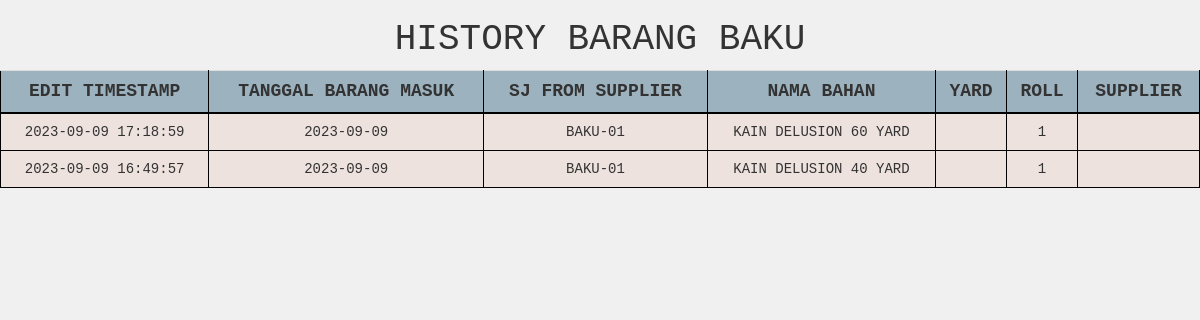
The app's page /produksi/barangbaku/barangbaku_history.php (signed in), older data.
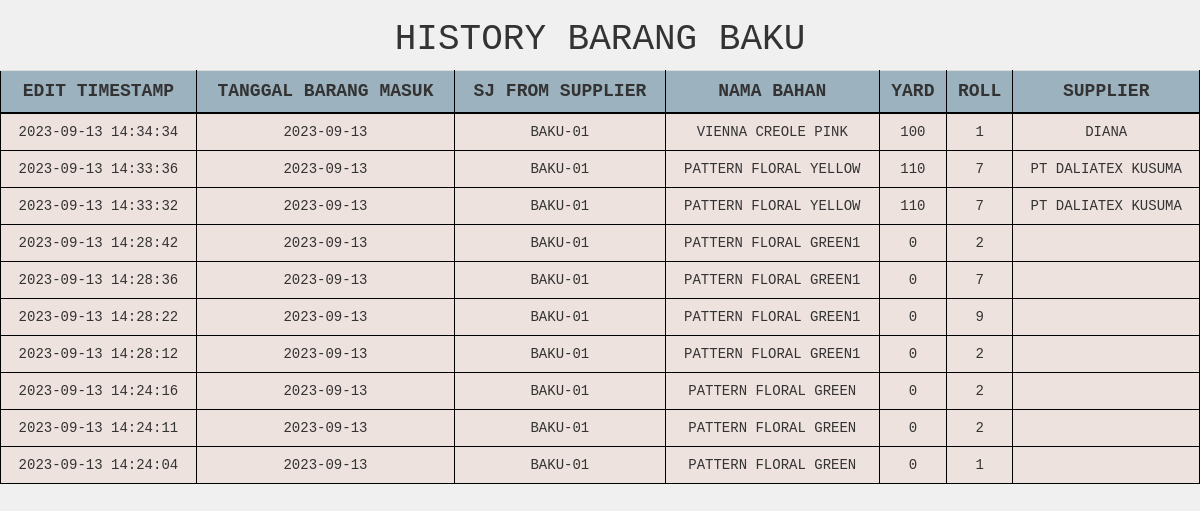
The same page, newer data.
### tables this page shows
CREATE TABLE `barangbaku_history` (
  `id` int(25) NOT NULL,
  `idbarang_baku` int(25) NOT NULL,
  `tgl_brg_masuk` date NOT NULL,
  `sj_from_vendor` varchar(255) NOT NULL,
  `nama` varchar(255) NOT NULL,
  `inyard` int(255) NOT NULL,
  `stock` int(255) NOT NULL,
  `supplier` varchar(255) NOT NULL,
  `edit_timestamp` timestamp NOT NULL DEFAULT current_timestamp()
);

### produksi/barangbaku/barangbaku_history.php (the view, shortened to what this page needs)
<?php
$servername = "localhost";
$username = "root";
$password = "";
$dbname = "gudangjenna";
$conn = mysqli_connect($servername, $username, $password, $dbname);
$sql = "SELECT * FROM barangbaku_history ORDER BY edit_timestamp DESC";
$result = mysqli_query($conn, $sql);
?>
<!DOCTYPE html>
<html>
<head>
    <link href="../../vendor/css/bootstrap/bootstrap.min.css" rel="stylesheet">
    <link href="../../vendor/css/bootstrap/bootstrap.css" rel="stylesheet">
    <link href="../../vendor/font-awesome/css/font-awesome.min.css" rel="stylesheet" type="text/css">
    <link href="../../css/tabel.css" rel="stylesheet">
</head>
<body>
    <h1 style="text-align: center;">History Barang Baku</h1>
    <table class="table table-hover">
        <tr>
            <th>Edit Timestamp</th>
            <th scope="col">Tanggal Barang Masuk</th>
            <th scope="col">SJ From Supplier</th>
            <th scope="col">Nama Bahan</th>
            <th scope="col">Yard</th>
            <th scope="col">Roll</th>
            <th scope="col">Supplier</th>
        </tr>
        <?php
        while ($row = mysqli_fetch_assoc($result)) {
            echo "<tr>";
            echo "<td>" . $row['edit_timestamp'] . "</td>";
            echo "<td>" . $row['tgl_brg_masuk'] . "</td>";
            echo "<td>" . $row['sj_from_vendor'] . "</td>";
            echo "<td>" . $row['nama'] . "</td>";
            echo "<td>" . $row['inyard'] . "</td>";
            echo "<td>" . $row['stock'] . "</td>";
            echo "<td>" . $row['supplier'] . "</td>";
            echo "</tr>";
        }
        ?>
    </table>
</body>
</html>

Row changes from the older to the newer data that the page shows:
removed barangbaku_history: edit_timestamp "2023-09-09 17:18:59", tgl_brg_masuk "2023-09-09", sj_from_vendor "BAKU-01", nama "KAIN DELUSION 60 YARD", stock "1"
removed barangbaku_history: edit_timestamp "2023-09-09 16:49:57", tgl_brg_masuk "2023-09-09", sj_from_vendor "BAKU-01", nama "KAIN DELUSION 40 YARD", stock "1"
added barangbaku_history: edit_timestamp "2023-09-13 14:34:34", tgl_brg_masuk "2023-09-13", sj_from_vendor "BAKU-01", nama "VIENNA CREOLE PINK", inyard "100", stock "1", supplier "DIANA"
added barangbaku_history: edit_timestamp "2023-09-13 14:33:36", tgl_brg_masuk "2023-09-13", sj_from_vendor "BAKU-01", nama "PATTERN FLORAL YELLOW", inyard "110", stock "7", supplier "PT DALIATEX KUSUMA"
added barangbaku_history: edit_timestamp "2023-09-13 14:33:32", tgl_brg_masuk "2023-09-13", sj_from_vendor "BAKU-01", nama "PATTERN FLORAL YELLOW", inyard "110", stock "7", supplier "PT DALIATEX KUSUMA"
added barangbaku_history: edit_timestamp "2023-09-13 14:28:42", tgl_brg_masuk "2023-09-13", sj_from_vendor "BAKU-01", nama "PATTERN FLORAL GREEN1", inyard "0", stock "2"
added barangbaku_history: edit_timestamp "2023-09-13 14:28:36", tgl_brg_masuk "2023-09-13", sj_from_vendor "BAKU-01", nama "PATTERN FLORAL GREEN1", inyard "0", stock "7"
added barangbaku_history: edit_timestamp "2023-09-13 14:28:22", tgl_brg_masuk "2023-09-13", sj_from_vendor "BAKU-01", nama "PATTERN FLORAL GREEN1", inyard "0", stock "9"
added barangbaku_history: edit_timestamp "2023-09-13 14:28:12", tgl_brg_masuk "2023-09-13", sj_from_vendor "BAKU-01", nama "PATTERN FLORAL GREEN1", inyard "0", stock "2"
added barangbaku_history: edit_timestamp "2023-09-13 14:24:16", tgl_brg_masuk "2023-09-13", sj_from_vendor "BAKU-01", nama "PATTERN FLORAL GREEN", inyard "0", stock "2"
added barangbaku_history: edit_timestamp "2023-09-13 14:24:11", tgl_brg_masuk "2023-09-13", sj_from_vendor "BAKU-01", nama "PATTERN FLORAL GREEN", inyard "0", stock "2"
added barangbaku_history: edit_timestamp "2023-09-13 14:24:04", tgl_brg_masuk "2023-09-13", sj_from_vendor "BAKU-01", nama "PATTERN FLORAL GREEN", inyard "0", stock "1"
